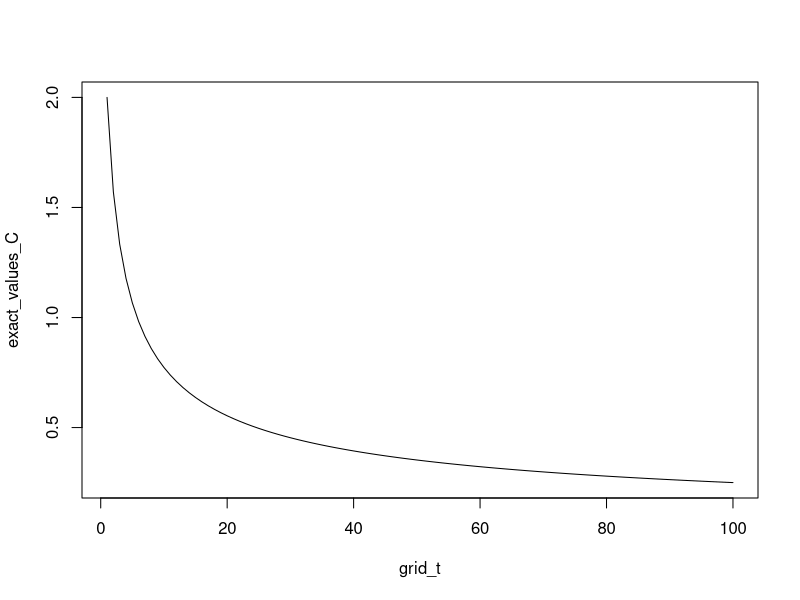

Recreate this plot in R.
## ---- chunk 1
knitr::opts_chunk$set(echo = TRUE)
## ---- chunk 2
grid_t <- 1:100

exact_formula_C <- function(t){
  (sqrt(pi) * gamma((t + 1)/2))/gamma(t/2 + 1)
}

exact_values_C <- exact_formula_C(grid_t)
plot(grid_t, exact_values_C, type = 'l')
## ---- chunk 3
n <- 10^6
## ---- chunk 4
t <- 1
u <- runif(n)
sample <- u^t*1/(cos(asin(u)))+(cos(asin(u)))^(t-1)
  
EstIntegral <- mean(sample)
  
Diff <- exact_formula_C(t) - EstIntegral
Std_Error <- sd(sample)/sqrt(n)

rbind(EstIntegral, Diff, Std_Error)
## ---- chunk 5
EstIntegral_1 <- numeric(length(grid_t))
Diff_1 <- numeric(length(grid_t))
Std_Error_1 <- numeric(length(grid_t))

for (t in grid_t){
  u <- runif(n)
  sample <- u^t*1/(cos(asin(u)))+(cos(asin(u)))^(t-1)
  
  EstIntegral_1[t] <- mean(sample)
  
  Diff_1[t] <- exact_formula_C(t) - EstIntegral_1[t]
  Std_Error_1[t] <- sd(sample)/sqrt(n)
}

rbind(mean_diff_1 = mean(Diff_1), mean_SE_1 = mean(Std_Error_1))
## ---- chunk 6
t <- 1
u <- runif(n)
sample <- u^t*1/(cos(asin(u)))+(cos(asin(u)))^(t-1)
  
EstIntegral <- mean(sample)
  
Diff <- exact_formula_C(t) - EstIntegral
Std_Error <- sd(sample)/sqrt(n)

rbind(EstIntegral, Diff, Std_Error)
## ---- chunk 7
f <- function(x, y) {
  r <- sqrt(x^2 + y^2)
  ifelse(r == 0, 1, sin(r) / r)  # Handle the removable singularity at (0,0)
}

result <- integrate(function(y) {
  sapply(y, function(yi) {
    integrate(function(x) f(x, yi), -1, 1)$value
  })
}, -1, 1)

# Print the result
result$value


## ---- chunk 8
# install.packages('pracma')
library(pracma)

f <- function(x, y) {
  r <- sqrt(x^2 + y^2)
  ifelse(r == 0, 1, sin(r) / r) 
}

dblquad(f, -1, 1, -1, 1)
